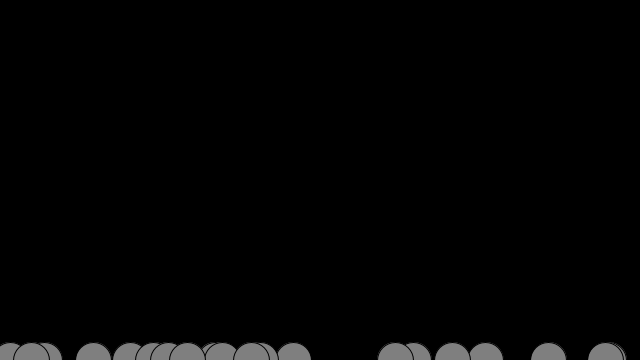
Frame 1 (no input)
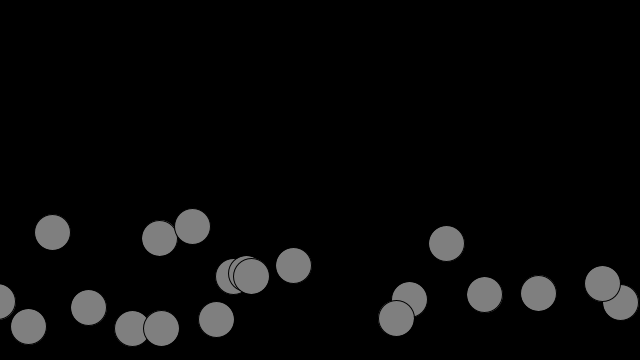
Frame 60 (the mouse pressed at the canvas centre just before this capture)
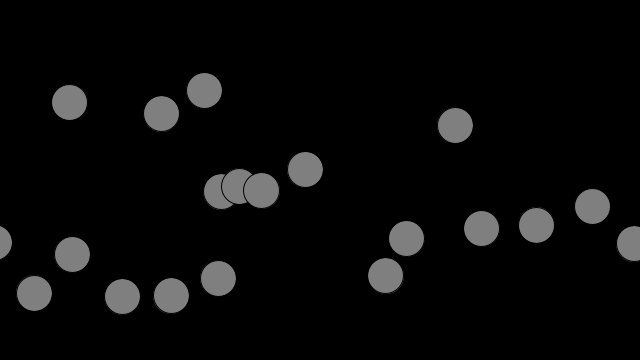
Frame 120 (the mouse held since frame 60 and released just before this capture)

The Processing sketch that drew these frames (run headless with seeded random() and noise(); from frame 60 on, the mouse is pressed at the canvas centre):

// Processing sketch: sketch_42_bubble_arrayloops
// ── sketch_42_bubble_arrayloops.pde
Bubble[] b=new Bubble[20];

void setup(){
  size(640,360);
  for(int i=0;i<20;i++){
    b[i] = new Bubble();
  }
}

void draw(){
  background(0);
  for(int i=0;i<20;i++){
    b[i].display();
    b[i].ascend();
  }//b.top();
  
}
void mousePressed(){
  //b.pop();
  //b.clr();
}

// ── Bubble.pde
class Bubble{
  float x;
  float y;
  float diameter;
  float clr;
  float yspeed;
  
  Bubble(){
    x=random(width);
    y=height;
    diameter=36;
    yspeed=random(0.5,2.5);
   
    clr=127;
    
  }
  void ascend(){
    x=x+random(-2,2);
    
    y=y-yspeed;
  }
  
  
  void display(){
    stroke(0);
    fill(clr);
    ellipse(x,y,diameter,diameter);
  }
  void pop(){
    diameter=0;
    
  }
  void clr(){
    clr=255;
  }
}
